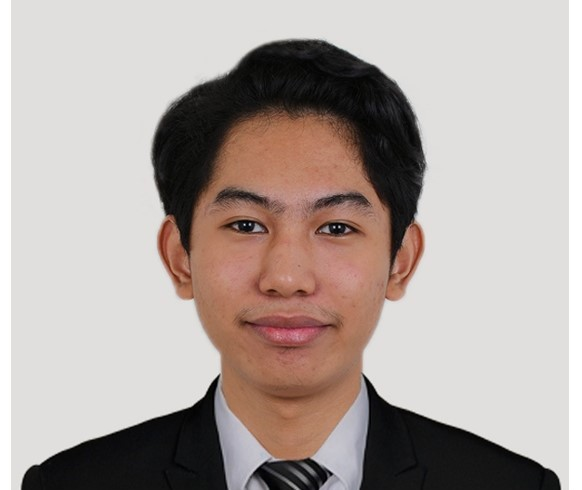
#> input picture me1.jpg, 582 x 490 px, found by its file name
$ jupyter execute 'Lab Exp 1.ipynb'
#> lines starting #> are read from the running program, lines starting #| are printed output that depends on the picture
[cell 1]
from PIL import Image, ImageOps
import matplotlib.pyplot as plt

# Read the image
img = Image.open('C:/Users/jumon/OneDrive/Pictures/Image Processing/me1.jpg')
#> img is the input picture: PIL image 582x490 RGB; mean R, G, B 176.3, 165.4, 160.5

# Display Original Image
plt.figure()
plt.imshow(img)
plt.title('Original Image')
plt.axis('off')
plt.show()

[cell 2]
from PIL import Image, ImageOps
import matplotlib.pyplot as plt

# Read the image
img = Image.open('C:/Users/jumon/OneDrive/Pictures/Image Processing/me1.jpg')

# Rotate by 45 degrees
rotated_img = img.rotate(45, expand=True)
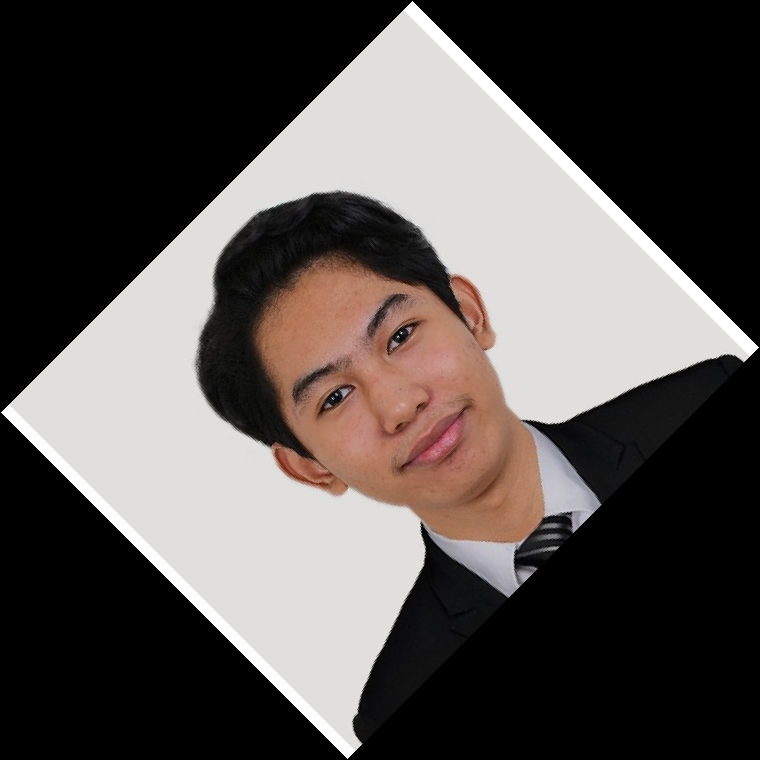
#> rotated_img: PIL image 760x760 RGB; mean R, G, B 87, 81.7, 79.2


# Display Rotated Image
plt.figure()
plt.imshow(rotated_img)
plt.title('Rotated 45')
plt.axis('off')
plt.show()
